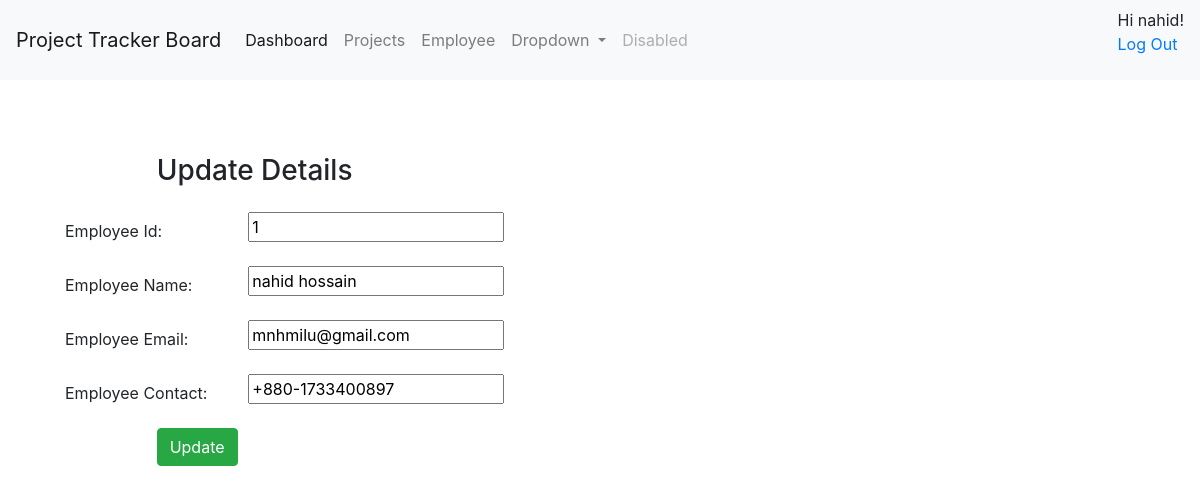
Page /employee/edit/1 (signed in) on the committed database.
### employee/models.py (models this page shows)
class Employee(models.Model):
    eid = models.CharField(max_length=20)
    ename = models.CharField(max_length=100)
    eemail = models.EmailField()
    econtact = models.CharField(max_length=15)
    class Meta:
        managed = True
        db_table = "employee"

### employee/views.py (the view)
# urls.py: path('employee/edit/<int:id>', views.edit),
@login_required
def edit(request, id):
    logger.info("employee-->edit called------------->");
    employee = Employee.objects.get(id=id)
    return render(request,'employee/edit.html', {'employee':employee})

### employee/templates/employee/edit.html (shortened to what this page needs)
{% extends "base.html" %} {% block content %}
<form method="POST" class="post-form" action="/employee/update/{{employee.id}}">
  <div class="container">
    <br />
    <div class="form-group row">
      <label class="col-sm-1 col-form-label"></label>
      <div class="col-sm-4">
        <h3>Update Details</h3>
      </div>
    </div>
    <div class="form-group row">
      <label class="col-sm-2 col-form-label">Employee Id:</label>
      <div class="col-sm-4">
        <input
          type="text"
          name="eid"
          id="id_eid"
          required
          maxlength="20"
          value="{{ employee.eid }}"
        />
      </div>
    </div>
    <div class="form-group row">
      <label class="col-sm-2 col-form-label">Employee Name:</label>
      <div class="col-sm-4">
        <input
          type="text"
          name="ename"
          id="id_ename"
          required
          maxlength="100"
          value="{{ employee.ename }}"
        />
      </div>
    </div>
    <div class="form-group row">
      <label class="col-sm-2 col-form-label">Employee Email:</label>
      <div class="col-sm-4">
        <input
          type="email"
          name="eemail"
          id="id_eemail"
          required
          maxlength="254"
          value="{{ employee.eemail }}"
        />
      </div>
    </div>
    <div class="form-group row">
      <label class="col-sm-2 col-form-label">Employee Contact:</label>
      <div class="col-sm-4">
        <input
          type="text"
          name="econtact"
          id="id_econtact"
          required
          maxlength="15"
          value="{{ employee.econtact }}"
        />
      </div>
    </div>
    <div class="form-group row">
      <label class="col-sm-1 col-form-label"></label>
      <div class="col-sm-4">
        <button type="submit" class="btn btn-success">Update</button>
      </div>
    </div>
  </div>
</form>
{% endblock %}

### employee/templates/base.html (shortened to what this page needs)
<!DOCTYPE html>
<html lang="en">
  <head>
    <link
      rel="stylesheet"
      href="https://maxcdn.bootstrapcdn.com/bootstrap/4.5.2/css/bootstrap.min.css"
    />
  </head>
  <body>
    <nav class="navbar navbar-expand-lg navbar-light bg-light">
      <a class="navbar-brand" href="#">Project Tracker Board</a>
      <div class="collapse navbar-collapse" id="navbarSupportedContent">
        <ul class="navbar-nav mr-auto">
          <li class="nav-item active">
            <a class="nav-link" href="/dashboard"
              >Dashboard <span class="sr-only">(current)</span></a
            >
          </li>
          <li class="nav-item">
            <a class="nav-link" href="/project/index">Projects</a>
          </li>
          <li class="nav-item">
            <a class="nav-link" href="/employee/show">Employee</a>
          </li>
          <li class="nav-item dropdown">
            <a
              class="nav-link dropdown-toggle"
              href="#"
              id="navbarDropdown"
              role="button"
              data-toggle="dropdown"
              aria-haspopup="true"
              aria-expanded="false"
            >
              Dropdown
            </a>
          </li>
          <li class="nav-item">
            <a class="nav-link disabled" href="#">Disabled</a>
          </li>
        </ul>
        <div>
          {% if user.is_authenticated %} Hi {{ user.username }}!
          <p><a href="{% url 'logout' %}">Log Out</a></p>
          {% else %}
          <p>You are not logged in</p>
          <a href="{% url 'login' %}">Log In</a>
          {% endif %}
        </div>
      </div>
    </nav>
    <div id="content" style="padding: 50px">
      {% block content %}
      {% endblock %}
    </div>
  </body>
</html>

### rows in the picture
Employee: eid "1", ename "nahid hossain", eemail "mnhmilu@gmail.com", econtact "+880-1733400897"

### other values in the picture
{{ user.username }} "nahid"
